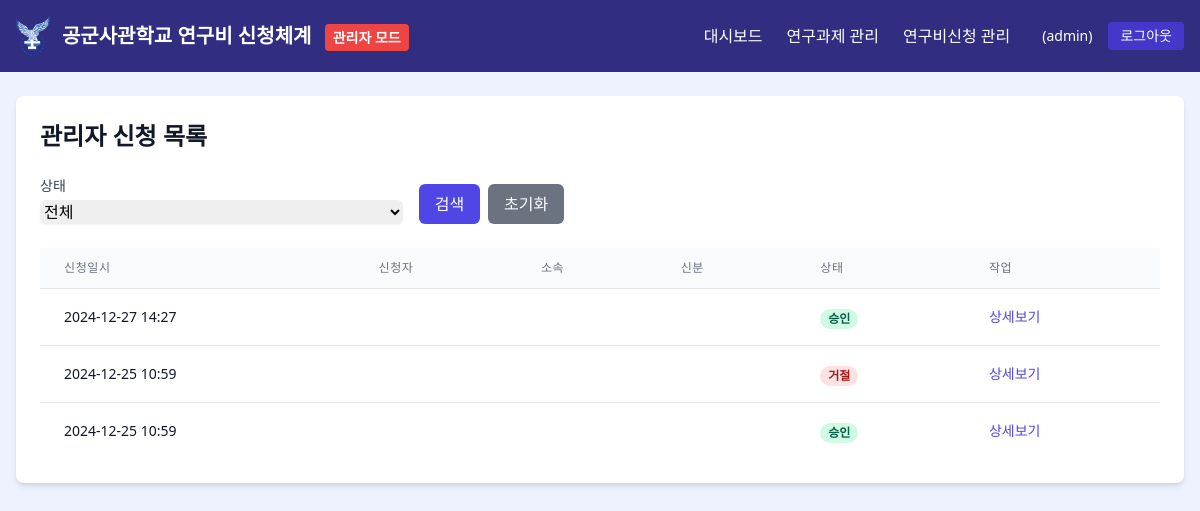
Screenshot of /staff/request-list/ (signed in) with the database file from the repository.
### research/models.py (models this page shows)
class User(AbstractUser):
    last_name = None
    RANK_CHOICES = [
       ('교수', '교수'),
       ('부교수', '부교수'),
       ('조교수', '조교수'),
       ('강사', '강사'),
       ('이등병', '이등병'),
       ('일병', '일병'),
       ('상병', '상병'),
       ('병장', '병장'),
       ('하사', '하사'),
       ('중사', '중사'),
       ('상사', '상사'),
       ('원사', '원사'),
       ('준위', '준위'),
       ('소위', '소위'),
       ('중위', '중위'),
       ('대위', '대위'),
       ('소령', '소령'),
       ('중령', '중령'),
       ('대령', '대령'),
       ('대령(진)', '대령(진)'),
       ('대령(임)', '대령(임)'),
       ('중령(진)', '중령(진)'),
       ('중령(임)', '중령(임)'),
       ('소령(진)', '소령(진)'),
       ('소령(임)', '소령(임)'),
       ('대위(진)', '대위(진)'),
       ('대위(임)', '대위(임)'),
       ('중위(진)', '중위(진)'),
       ('중위(임)', '중위(임)'),
       ('소위(진)', '소위(진)'),
       ('소위(임)', '소위(임)'),
       ('원사(진)', '원사(진)'),
       ('원사(임)', '원사(임)'),
       ('상사(진)', '상사(진)'),
       ('상사(임)', '상사(임)'),
       ('중사(진)', '중사(진)'),
       ('중사(임)', '중사(임)'),
       ('하사(진)', '하사(진)'),
       ('하사(임)', '하사(임)'),
    ]
    STATUS_CHOICES = [
        ('군무원', '군무원'),
        ('생도', '생도'),
        ('민간인', '민간인'),
        ('현역', '현역'),
        ('연구원', '연구원'),
        ('예비역', '예비역'),
        ('조교수', '조교수'),
        ('학생연구원', '학생연구원'),
    ]
    POSITION_CHOICES = [
        ('교수', '교수'),
        ('부교수', '부교수'),
        ('조교수(전임)', '조교수(전임)'),
        ('조교수(일반)', '조교수(일반)'),
        ('군교관', '군교관'),
        ('강사', '강사'),
        ('외래강사', '외래강사'),
    ]
    APPROVAL_CHOICES = [
        ('산학협력팀장', '산학협력팀장'),
        ('과제운영팀장', '과제운영팀장'),
    ]
    military_id = models.CharField(max_length=10, unique=True, verbose_name='군번')
    rank = models.CharField(max_length=20, choices=RANK_CHOICES, null=True, blank=True, verbose_name='계급')
    department = models.ForeignKey('Department', on_delete=models.SET_NULL, null=True, verbose_name='소속')
    internal_external = models.CharField(
        max_length=10,
        choices=[('internal', '내부'), ('external', '외부')],
        verbose_name='내/외부구분'
    )
    status = models.CharField(
        max_length=20,
        choices=STATUS_CHOICES,
        verbose_name='신분구분'
    )
    position = models.CharField(
        max_length=20,
        choices=POSITION_CHOICES,
        null=True,
        blank=True,
        verbose_name='직위'
    )
    approval_authority = models.CharField(
        max_length=20,
        choices=APPROVAL_CHOICES,
        null=True,
        blank=True,
        verbose_name='결재권한'
    )
    class Meta:
        verbose_name = '사용자'
        verbose_name_plural = '사용자 목록'
    def get_full_name(self):
        return self.first_name.strip()

class StaffRequest(models.Model):
    STATUS_CHOICES = [
        ('pending', '대기중'),
        ('approved', '승인'),
        ('rejected', '거절')
    ]
    user = models.ForeignKey(
        settings.AUTH_USER_MODEL,
        on_delete=models.CASCADE,
        related_name='staff_requests',
        null=True,  # 이 부분 추가
        blank=True,  # 이 부분 추가
        verbose_name='신청자'
    )
    desired_username = models.CharField(max_length=150, verbose_name='사용할 ID')  # 추가
    password = models.CharField(max_length=128, verbose_name='비밀번호')  # 추가
    reason = models.TextField(verbose_name='신청 사유')
    created_at = models.DateTimeField(auto_now_add=True, verbose_name='신청일시')
    status = models.CharField(
        max_length=10,
        choices=STATUS_CHOICES,
        default='pending',
        verbose_name='상태'
    )
    reviewed_at = models.DateTimeField(
        null=True,
        blank=True,
        verbose_name='검토일시'
    )
    reviewed_by = models.ForeignKey(
        settings.AUTH_USER_MODEL,
        on_delete=models.SET_NULL,
        null=True,
        related_name='reviewed_requests',
        verbose_name='검토자'
    )
    rejection_reason = models.TextField(
        null=True,
        blank=True,
        verbose_name='거절 사유'
    )
    class Meta:
        verbose_name = '관리자 신청'
        verbose_name_plural = '관리자 신청 목록'
        ordering = ['-created_at']

### research/views.py (the view)
# urls.py: path('staff/request-list/', views.staff_request_list, name='staff_request_list'),
@user_passes_test(lambda u: u.is_superuser)
def staff_request_list(request):
    status_filter = request.GET.get('status', '')
    staff_requests = StaffRequest.objects.all()
    if status_filter:
        staff_requests = staff_requests.filter(status=status_filter)
    context = {
        'staff_requests': staff_requests,
    }
    return render(request, 'research/staff/staff_request_list.html', context)

### templates/research/staff/staff_request_list.html (shortened to what this page needs)
{% extends 'research/staff/base.html' %}
{% block content %}
<div class="bg-white shadow-md rounded-lg p-6">
    <div class="flex justify-between items-center mb-6">
        <h2 class="text-2xl font-bold text-gray-900">관리자 신청 목록</h2>
    </div>
    <div class="mb-6">
        <form method="get" class="space-y-4">
            <div class="grid grid-cols-1 md:grid-cols-3 gap-4">
                <div>
                    <label class="block text-sm font-medium text-gray-700">상태</label>
                    <select name="status" class="mt-1 block w-full rounded-md border-gray-300 shadow-sm">
                        <option value="">전체</option>
                    </select>
                </div>
                <div class="flex items-end space-x-2">
                    <button type="submit" class="bg-indigo-600 text-white px-4 py-2 rounded-md hover:bg-indigo-700">
                        검색
                    </button>
                    <a href="{% url 'research:staff_request_list' %}" class="bg-gray-500 text-white px-4 py-2 rounded-md hover:bg-gray-600">
                        초기화
                    </a>
                </div>
            </div>
        </form>
    </div>
    <div class="overflow-x-auto">
        <table class="min-w-full divide-y divide-gray-200">
            <thead class="bg-gray-50">
                <tr>
                    <th class="px-6 py-3 text-left text-xs font-medium text-gray-500 uppercase tracking-wider">신청일시</th>
                    <th class="px-6 py-3 text-left text-xs font-medium text-gray-500 uppercase tracking-wider">신청자</th>
                    <th class="px-6 py-3 text-left text-xs font-medium text-gray-500 uppercase tracking-wider">소속</th>
                    <th class="px-6 py-3 text-left text-xs font-medium text-gray-500 uppercase tracking-wider">신분</th>
                    <th class="px-6 py-3 text-left text-xs font-medium text-gray-500 uppercase tracking-wider">상태</th>
                    <th class="px-6 py-3 text-left text-xs font-medium text-gray-500 uppercase tracking-wider">작업</th>
                </tr>
            </thead>
            <tbody class="bg-white divide-y divide-gray-200">
                {% for request in staff_requests %}
                <tr class="hover:bg-gray-50">
                    <td class="px-6 py-4 whitespace-nowrap text-sm text-gray-900">
                        {{ request.created_at|date:"Y-m-d H:i" }}
                    </td>
                    <td class="px-6 py-4 whitespace-nowrap text-sm text-gray-900">
                    </td>
                    <td class="px-6 py-4 whitespace-nowrap text-sm text-gray-900">
                    </td>
                    <td class="px-6 py-4 whitespace-nowrap text-sm text-gray-900">
                    </td>
                    <td class="px-6 py-4 whitespace-nowrap">
                        <span class="px-2 inline-flex text-xs leading-5 font-semibold rounded-full
                            {% if request.status == 'pending' %}bg-yellow-100 text-yellow-800
                            {% elif request.status == 'approved' %}bg-green-100 text-green-800
                            {% else %}bg-red-100 text-red-800{% endif %}">
                            {{ request.get_status_display }}
                        </span>
                    </td>
                    <td class="px-6 py-4 whitespace-nowrap text-sm text-gray-500">
                        {% if request.status == 'pending' %}
                        <div class="flex space-x-2">
                            <button onclick="showRequestDetail('{{ request.pk }}')"
                                    class="text-indigo-600 hover:text-indigo-900">
                                상세보기
                            </button>
                            <button onclick="approveRequest('{{ request.pk }}')"
                                    class="text-green-600 hover:text-green-900">
                                승인
                            </button>
                            <button onclick="rejectRequest('{{ request.pk }}')"
                                    class="text-red-600 hover:text-red-900">
                                거절
                            </button>
                        </div>
                        {% else %}
                        <button onclick="showRequestDetail('{{ request.pk }}')"
                                class="text-indigo-600 hover:text-indigo-900">
                            상세보기
                        </button>
                        {% endif %}
                    </td>
                </tr>
                {% empty %}
                <tr>
                    <td colspan="6" class="px-6 py-4 text-center text-gray-500">
                        관리자 신청 내역이 없습니다.
                    </td>
                </tr>
                {% endfor %}
            </tbody>
        </table>
    </div>
</div>
{% endblock %}

### templates/research/staff/base.html (shortened to what this page needs)
{% load static %}
<!DOCTYPE html>
<html lang="ko">
<head>
   <link href="https://cdnjs.cloudflare.com/ajax/libs/tailwindcss/2.2.19/tailwind.min.css" rel="stylesheet">
</head>
<body class="bg-indigo-50">
   <header class="bg-indigo-900 text-white">
       <div class="max-w-7xl mx-auto px-4">
           <div class="flex items-center justify-between py-4">
               <div class="flex items-center">
                   <a href="{% url 'research:staff_dashboard' %}" class="flex items-center hover:opacity-90">
                       <img src="{% static 'img/afalogo.png' %}" alt="공군사관학교 로고" class="h-10">
                       <h1 class="text-xl font-bold ml-3">
                           공군사관학교 연구비 신청체계
                           <span class="ml-2 text-sm bg-red-500 px-2 py-1 rounded">관리자 모드</span>
                       </h1>
                   </a>
               </div>
               <div class="flex items-center space-x-8">
                   <nav>
                       <ul class="flex space-x-6">
                           <li>
                               <a href="{% url 'research:staff_dashboard' %}"
                                  class="hover:text-indigo-200 {% if request.resolver_match.url_name == 'staff_dashboard' %}text-indigo-200 font-bold{% endif %}">
                                   대시보드
                               </a>
                           </li>
                           <li>
                               <a href="{% url 'research:staff_research_list' %}"
                                  class="hover:text-indigo-200 {% if 'staff_research' in request.resolver_match.url_name %}text-indigo-200 font-bold{% endif %}">
                                   연구과제 관리
                               </a>
                           </li>
                           <li>
                               <a href="{% url 'research:staff_application_list' %}"
                                  class="hover:text-indigo-200 {% if 'staff_application' in request.resolver_match.url_name %}text-indigo-200 font-bold{% endif %}">
                                   연구비신청 관리
                               </a>
                           </li>
                       </ul>
                   </nav>
                   <div class="flex items-center space-x-4">
                       <span class="text-sm">
                           ({{ user.username }})
                       </span>
                       <form method="post" action="{% url 'research:logout' %}" class="inline">
                           <button type="submit"
                                   class="bg-indigo-700 hover:bg-indigo-600 px-3 py-1 rounded transition-colors text-sm">
                               로그아웃
                           </button>
                       </form>
                   </div>
               </div>
           </div>
       </div>
   </header>
   <main class="max-w-7xl mx-auto px-4 py-6">
       {% block content %}
       {% endblock %}
   </main>
</body>
</html>

### rows the page displays
User: username "admin"
StaffRequest: created_at "2024-12-27 14:27", status "승인"
StaffRequest: created_at "2024-12-25 10:59", status "거절"
StaffRequest: created_at "2024-12-25 10:59", status "승인"
